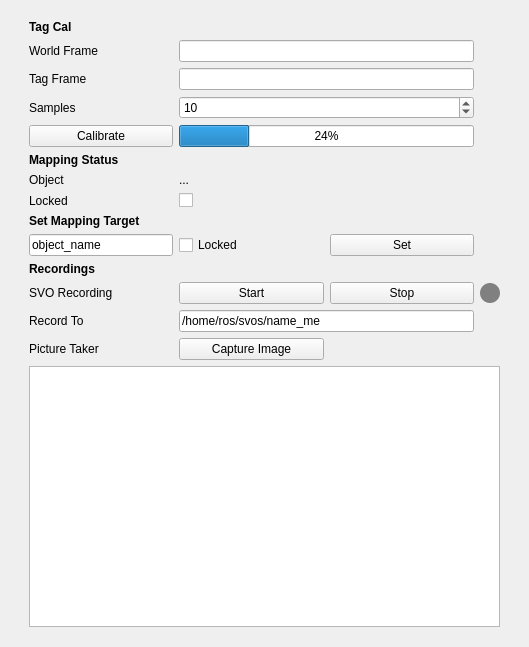
<?xml version="1.0" encoding="UTF-8"?>
<ui version="4.0">
 <class>MappingPanel</class>
 <widget class="QWidget" name="MappingPanel">
  <property name="geometry">
   <rect>
    <x>0</x>
    <y>0</y>
    <width>529</width>
    <height>647</height>
   </rect>
  </property>
  <property name="windowTitle">
   <string>Form</string>
  </property>
  <layout class="QVBoxLayout" name="verticalLayout">
   <item>
    <widget class="QWidget" name="widget" native="true">
     <layout class="QVBoxLayout" name="verticalLayout_2">
      <property name="topMargin">
       <number>0</number>
      </property>
      <property name="bottomMargin">
       <number>0</number>
      </property>
      <item>
       <widget class="QWidget" name="form" native="true">
        <property name="minimumSize">
         <size>
          <width>0</width>
          <height>0</height>
         </size>
        </property>
        <layout class="QGridLayout" name="gridLayout">
         <property name="bottomMargin">
          <number>0</number>
         </property>
         <item row="10" column="1">
          <widget class="QLabel" name="mappingTargetObject">
           <property name="sizePolicy">
            <sizepolicy hsizetype="Expanding" vsizetype="Preferred">
             <horstretch>0</horstretch>
             <verstretch>0</verstretch>
            </sizepolicy>
           </property>
           <property name="text">
            <string>...</string>
           </property>
          </widget>
         </item>
         <item row="7" column="0">
          <widget class="QPushButton" name="calibButton">
           <property name="text">
            <string>Calibrate</string>
           </property>
          </widget>
         </item>
         <item row="16" column="0">
          <widget class="QLabel" name="label_8">
           <property name="styleSheet">
            <string notr="true">font-weight: bold</string>
           </property>
           <property name="text">
            <string>Recordings</string>
           </property>
          </widget>
         </item>
         <item row="15" column="2">
          <widget class="QPushButton" name="setMappingTargetButton">
           <property name="sizePolicy">
            <sizepolicy hsizetype="Minimum" vsizetype="Expanding">
             <horstretch>0</horstretch>
             <verstretch>0</verstretch>
            </sizepolicy>
           </property>
           <property name="text">
            <string>Set</string>
           </property>
          </widget>
         </item>
         <item row="8" column="0">
          <widget class="QLabel" name="label_9">
           <property name="styleSheet">
            <string notr="true">font-weight: bold</string>
           </property>
           <property name="text">
            <string>Mapping Status</string>
           </property>
          </widget>
         </item>
         <item row="2" column="1" colspan="2">
          <widget class="QLineEdit" name="worldFrame"/>
         </item>
         <item row="18" column="1" colspan="2">
          <widget class="QLineEdit" name="recordDst">
           <property name="text">
            <string>/home/ros/svos/name_me</string>
           </property>
          </widget>
         </item>
         <item row="19" column="1">
          <widget class="QPushButton" name="captureImageButton">
           <property name="text">
            <string>Capture Image</string>
           </property>
          </widget>
         </item>
         <item row="17" column="3">
          <widget class="QFrame" name="ffcRecordingIndicator">
           <property name="minimumSize">
            <size>
             <width>20</width>
             <height>20</height>
            </size>
           </property>
           <property name="maximumSize">
            <size>
             <width>20</width>
             <height>20</height>
            </size>
           </property>
           <property name="styleSheet">
            <string notr="true">background-color: gray; border-radius: 10px;</string>
           </property>
          </widget>
         </item>
         <item row="19" column="0">
          <widget class="QLabel" name="label_14">
           <property name="styleSheet">
            <string notr="true">font-weight: bold</string>
           </property>
           <property name="text">
            <string>&lt;html&gt;&lt;head/&gt;&lt;body&gt;&lt;p&gt;&lt;span style=&quot; font-weight:400;&quot;&gt;Picture Taker&lt;/span&gt;&lt;/p&gt;&lt;/body&gt;&lt;/html&gt;</string>
           </property>
          </widget>
         </item>
         <item row="2" column="0">
          <widget class="QLabel" name="label">
           <property name="text">
            <string>World Frame</string>
           </property>
          </widget>
         </item>
         <item row="17" column="1">
          <widget class="QPushButton" name="zedSvoStartButton">
           <property name="text">
            <string>Start</string>
           </property>
          </widget>
         </item>
         <item row="11" column="1">
          <widget class="QCheckBox" name="mappingLocked">
           <property name="enabled">
            <bool>true</bool>
           </property>
           <property name="text">
            <string/>
           </property>
           <property name="checkable">
            <bool>true</bool>
           </property>
           <property name="checked">
            <bool>false</bool>
           </property>
          </widget>
         </item>
         <item row="3" column="0">
          <widget class="QLabel" name="label_2">
           <property name="text">
            <string>Tag Frame</string>
           </property>
          </widget>
         </item>
         <item row="5" column="0">
          <widget class="QLabel" name="label_3">
           <property name="text">
            <string>Samples</string>
           </property>
          </widget>
         </item>
         <item row="1" column="0">
          <widget class="QLabel" name="label_7">
           <property name="styleSheet">
            <string notr="true">font-weight: bold</string>
           </property>
           <property name="text">
            <string>Tag Cal</string>
           </property>
          </widget>
         </item>
         <item row="10" column="0">
          <widget class="QLabel" name="label_10">
           <property name="text">
            <string>Object</string>
           </property>
          </widget>
         </item>
         <item row="7" column="1" colspan="2">
          <widget class="QProgressBar" name="calibProgress">
           <property name="value">
            <number>24</number>
           </property>
          </widget>
         </item>
         <item row="17" column="0">
          <widget class="QLabel" name="label_4">
           <property name="text">
            <string>SVO Recording</string>
           </property>
          </widget>
         </item>
         <item row="15" column="1">
          <widget class="QCheckBox" name="desiredLocked">
           <property name="text">
            <string>Locked</string>
           </property>
           <property name="checkable">
            <bool>true</bool>
           </property>
          </widget>
         </item>
         <item row="11" column="0">
          <widget class="QLabel" name="label_16">
           <property name="text">
            <string>Locked</string>
           </property>
          </widget>
         </item>
         <item row="18" column="0">
          <widget class="QLabel" name="label_6">
           <property name="text">
            <string>Record To</string>
           </property>
          </widget>
         </item>
         <item row="15" column="0">
          <widget class="QLineEdit" name="desiredTargetObject">
           <property name="text">
            <string>object_name</string>
           </property>
          </widget>
         </item>
         <item row="5" column="1" colspan="2">
          <widget class="QSpinBox" name="numSamples">
           <property name="minimum">
            <number>1</number>
           </property>
           <property name="value">
            <number>10</number>
           </property>
          </widget>
         </item>
         <item row="17" column="2">
          <widget class="QPushButton" name="zedSvoStopButton">
           <property name="sizePolicy">
            <sizepolicy hsizetype="Expanding" vsizetype="Fixed">
             <horstretch>0</horstretch>
             <verstretch>0</verstretch>
            </sizepolicy>
           </property>
           <property name="text">
            <string>Stop</string>
           </property>
          </widget>
         </item>
         <item row="3" column="1" colspan="2">
          <widget class="QLineEdit" name="tagFrame"/>
         </item>
         <item row="14" column="0">
          <widget class="QLabel" name="label_13">
           <property name="styleSheet">
            <string notr="true">font-weight: bold</string>
           </property>
           <property name="text">
            <string>Set Mapping Target</string>
           </property>
          </widget>
         </item>
        </layout>
       </widget>
      </item>
      <item>
       <widget class="QWidget" name="calibStatusWidget" native="true">
        <layout class="QHBoxLayout" name="horizontalLayout_2">
         <property name="topMargin">
          <number>0</number>
         </property>
         <property name="bottomMargin">
          <number>9</number>
         </property>
         <item>
          <widget class="QTextBrowser" name="calibStatus">
           <property name="enabled">
            <bool>true</bool>
           </property>
           <property name="sizePolicy">
            <sizepolicy hsizetype="Expanding" vsizetype="Expanding">
             <horstretch>0</horstretch>
             <verstretch>0</verstretch>
            </sizepolicy>
           </property>
          </widget>
         </item>
        </layout>
       </widget>
      </item>
     </layout>
    </widget>
   </item>
  </layout>
 </widget>
 <resources/>
 <connections/>
</ui>
